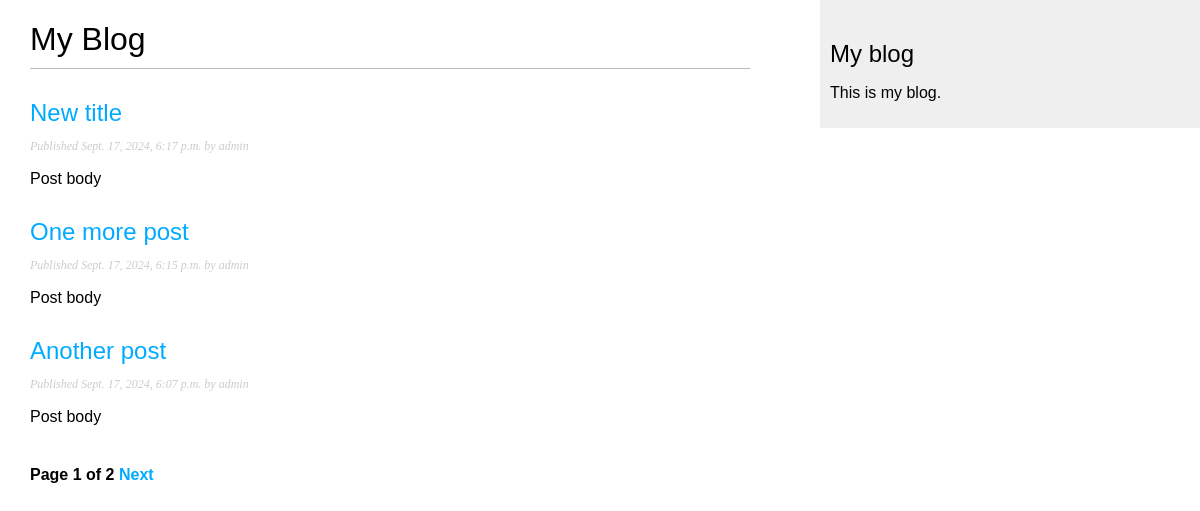
Screenshot of /blog/ with the database file from the repository.
### blog/models.py (models this page shows, shortened)
class Post(models.Model):
    class Status(models.TextChoices): # Subclass based on Enum
        DRAFT = 'DF', 'Draft'
        PUBLISHED = 'PB', 'Published'
    title = models.CharField(max_length=250)
    slug = models.SlugField(
        max_length=250,
        unique_for_date='publish'
        )
    author = models.ForeignKey(
                               User,
                               on_delete=models.CASCADE,
                               related_name='blog_posts' # back relation to get posts by User
                               )
    body = models.TextField()
    publish = models.DateTimeField(default=timezone.now)
    created = models.DateTimeField(auto_now_add=True)
    update = models.DateTimeField(auto_now=True)
    status = models.CharField(
                              max_length=2,
                              choices=Status.choices,
                              default=Status.DRAFT
                              )
    class Status(models.TextChoices):
        DRAFT = 'DF', 'Draft'
        PUBLISHED = 'PB', 'Published'
    objects = models.Manager() # manager by default
    published = PublishManager() # exactly used manager (конкретный прикладной менеджер)
    class Meta: # Metadata of model for change global setting of model
        ordering = ['-publish'] # preparing sorting by field 'publish' DESC before out
        indexes = [
            models.Index(fields=['-publish']), # Setup index for field publish for fast search(MYSQL is not supported DESC index will be add normal index)
        ]
    def get_absolute_url(self):
        return reverse(
            'blog:post_detail',
            args=[
                self.publish.year,
                self.publish.month,
                self.publish.day,
                self.slug,
                  ]
            )

### blog/views.py (the view)
def post_list(request):
    post_list = Post.published.all()
    paginator = Paginator(post_list, 3)
    page_number = request.GET.get('page',1)
    try:
        posts = paginator.page(page_number)
    except PageNotAnInteger:
        posts = paginator.page(1)
    except EmptyPage:
        posts = paginator.page(paginator.num_pages)
    return render(
        request,
        'blog/post/list.html',
        {'posts': posts}
    )

### blog/models.py (called while the page is built)
    def get_queryset(self):
        return super().get_queryset()\
        .filter(status=Post.Status.PUBLISHED)

### blog/templates/blog/post/list.html (shortened to what this page needs)
{% extends 'blog/base.html' %}
{% block content %}
<h1>My Blog</h1>
{% for post in posts %}
    <h2>
        <a href="{{ post.get_absolute_url }}">
            {{ post.title}}
        </a>
    </h2>
    <p class="date">
        Published {{ post.publish }} by {{post.author}}
    </p>
    {{ post.body | truncatewords:30|linebreaks }}
    {% endfor %}
    {% include 'blog/pagination.html' with page=posts %}
{% endblock %}

### blog/templates/blog/base.html (shortened to what this page needs)
{% load static %}
<!DOCTYPE html>
<html>
    <head>
        <link rel="stylesheet" href="{% static 'css/blog.css' %}">
    </head>
    <body>
        <div id="content">
            {% block content %}
            {% endblock %}
        </div>
        <div id="sidebar">
            <h2>My blog</h2>
            <p> This is my blog.</p>
        </div>
    </body>
</html>

### blog/templates/blog/pagination.html (shortened to what this page needs)
<div class="pagination">
    <span class="step-links">
    <span class="current">
        Page {{page.number }} of {{page.paginator.num_pages }}
    </span>
        {% if page.has_next %}
            <a href="?page={{ page.next_page_number }}">Next</a>
        {% endif %}
</span>
</div>

### blog/static/css/blog.css (style rules this page uses)
body { margin:0; padding:0; font-family:helvetica, sans-serif; }
a { color:#00abff; text-decoration:none; }
h1 { font-weight:normal; border-bottom:1px solid #bbb; padding:0 0 10px 0; }
h2 { font-weight:normal; margin:30px 0 0; }
#content { float:left; width:60%; padding:0 0 0 30px; }
#sidebar { float:right; width:30%; padding:10px; background:#efefef; height:100%; }
p.date { color:#ccc; font-family: georgia, serif; font-size: 12px; font-style: italic; }
.pagination { margin:40px 0; font-weight:bold; }

### rows the page displays
Post: title "New title", publish "Sept. 17, 2024, 6:17 p.m.", author "admin", body "Post body"
Post: title "One more post", publish "Sept. 17, 2024, 6:15 p.m.", author "admin", body "Post body"
Post: title "Another post", publish "Sept. 17, 2024, 6:07 p.m.", author "admin", body "Post body"

### other values shown
{{ page.number }} "1"
{{ page.paginator.num_pages }} "2"
